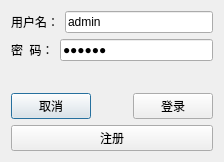
<?xml version="1.0" encoding="UTF-8"?>
<ui version="4.0">
 <class>Login</class>
 <widget class="QDialog" name="Login">
  <property name="geometry">
   <rect>
    <x>0</x>
    <y>0</y>
    <width>224</width>
    <height>158</height>
   </rect>
  </property>
  <property name="windowTitle">
   <string>Dialog</string>
  </property>
  <layout class="QGridLayout" name="gridLayout">
   <item row="0" column="0">
    <layout class="QVBoxLayout" name="verticalLayout">
     <item>
      <layout class="QHBoxLayout" name="horizontalLayout">
       <item>
        <widget class="QLabel" name="label_2">
         <property name="text">
          <string>用户名：</string>
         </property>
        </widget>
       </item>
       <item>
        <widget class="QLineEdit" name="userNameLedt">
         <property name="text">
          <string>admin</string>
         </property>
         <property name="maxLength">
          <number>20</number>
         </property>
         <property name="frame">
          <bool>true</bool>
         </property>
        </widget>
       </item>
      </layout>
     </item>
     <item>
      <layout class="QHBoxLayout" name="horizontalLayout_2">
       <item>
        <widget class="QLabel" name="label_3">
         <property name="text">
          <string>密  码：</string>
         </property>
        </widget>
       </item>
       <item>
        <widget class="QLineEdit" name="passwdLedt">
         <property name="text">
          <string>123456</string>
         </property>
         <property name="maxLength">
          <number>20</number>
         </property>
         <property name="echoMode">
          <enum>QLineEdit::Password</enum>
         </property>
        </widget>
       </item>
      </layout>
     </item>
     <item>
      <layout class="QHBoxLayout" name="horizontalLayout_3">
       <item>
        <spacer name="horizontalSpacer_3">
         <property name="orientation">
          <enum>Qt::Horizontal</enum>
         </property>
         <property name="sizeHint" stdset="0">
          <size>
           <width>40</width>
           <height>20</height>
          </size>
         </property>
        </spacer>
       </item>
       <item>
        <widget class="QLabel" name="label">
         <property name="text">
          <string/>
         </property>
        </widget>
       </item>
       <item>
        <spacer name="horizontalSpacer">
         <property name="orientation">
          <enum>Qt::Horizontal</enum>
         </property>
         <property name="sizeHint" stdset="0">
          <size>
           <width>40</width>
           <height>20</height>
          </size>
         </property>
        </spacer>
       </item>
      </layout>
     </item>
     <item>
      <layout class="QHBoxLayout" name="horizontalLayout_4">
       <item>
        <widget class="QPushButton" name="cancleBtn">
         <property name="text">
          <string>取消</string>
         </property>
        </widget>
       </item>
       <item>
        <spacer name="horizontalSpacer_2">
         <property name="orientation">
          <enum>Qt::Horizontal</enum>
         </property>
         <property name="sizeHint" stdset="0">
          <size>
           <width>40</width>
           <height>20</height>
          </size>
         </property>
        </spacer>
       </item>
       <item>
        <widget class="QPushButton" name="loginBtn">
         <property name="text">
          <string>登录</string>
         </property>
        </widget>
       </item>
      </layout>
     </item>
     <item>
      <widget class="QPushButton" name="registerpushButton">
       <property name="text">
        <string>注册</string>
       </property>
       <property name="autoDefault">
        <bool>false</bool>
       </property>
      </widget>
     </item>
    </layout>
   </item>
  </layout>
 </widget>
 <tabstops>
  <tabstop>userNameLedt</tabstop>
  <tabstop>passwdLedt</tabstop>
  <tabstop>loginBtn</tabstop>
  <tabstop>cancleBtn</tabstop>
 </tabstops>
 <resources/>
 <connections/>
</ui>
